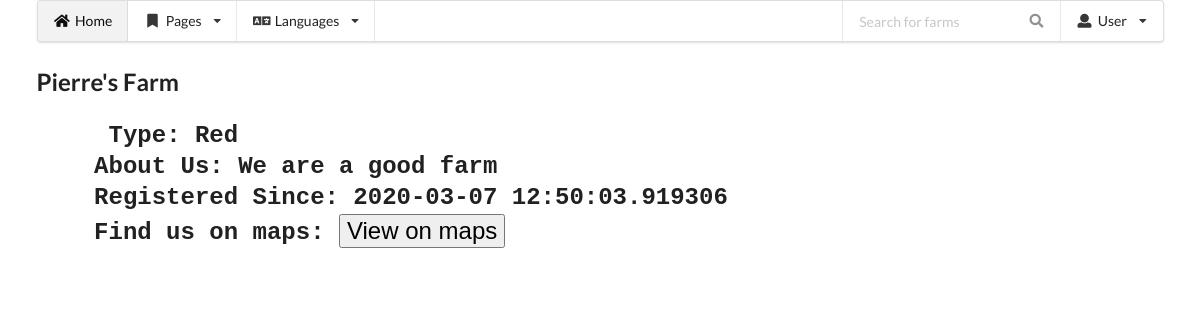
/farms, run on an earlier commit of the app's database.
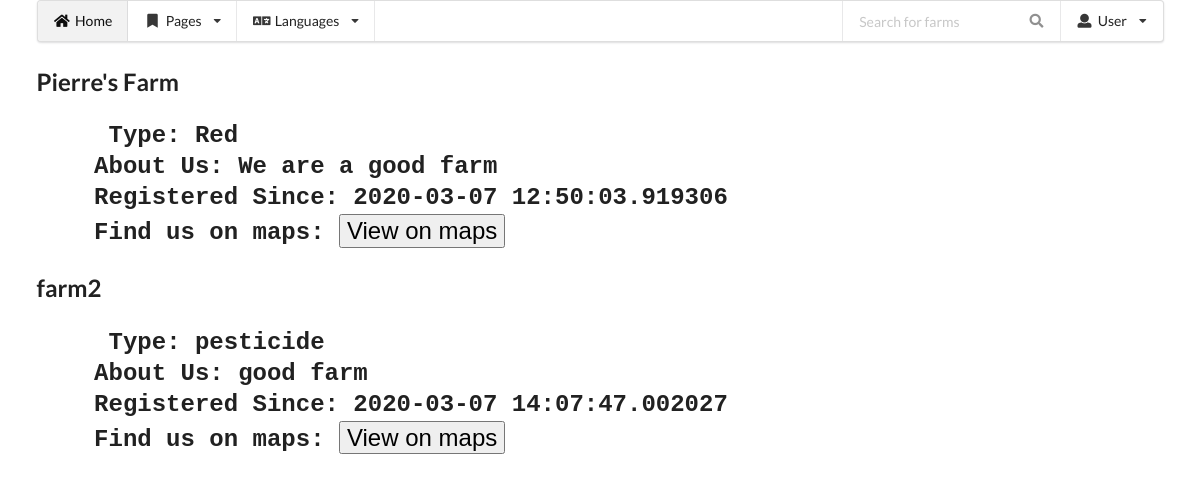
And on a later commit of the database.
### main.py (models this page shows)
class User(db.Model):
    id = db.Column(db.Integer, primary_key=True)
    farmname = db.Column(db.String(50), unique=True, nullable=False)
    address = db.Column(db.String(50), unique=True, nullable=False)
    farmtype = db.Column(db.String(50))
    about = db.Column(db.String(1000))
    username = db.Column(db.String(50), unique=True, nullable=False)
    password = db.Column(db.String(50))
    date_created = db.Column(db.DateTime, default=datetime.now)

### main.py (the view)
@app.route('/farms', methods = ['GET','POST'])
def farms():
    if request.method == 'POST':
        id_num = request.json
        farm = db.session.query(User).filter(User.id == id_num).first()
        return json.dumps(farm.address)
    else:
        farms = db.session.query(User).all()
        return render_template('farms.html', farms=farms)

### Templates/farms.html (shortened to what this page needs)
{% extends "layout.html"%}
{%block content%}
{% for farm in farms %}
<h2>{{farm.farmname}}</2>
<p>
<pre>
    <b> Type:</b> {{farm.farmtype}}
    About Us: {{farm.about}}
    Registered Since: {{farm.date_created}}
    Find us on maps: <input
    type="button"
    id = {{farm.id}}maps
    value="View on maps"/>
</pre>
</p>
{% endfor %}
{%endblock content%}

### Templates/layout.html (shortened to what this page needs)
<!DOCTYPE html>
<html>
    <head>
        <link rel='stylesheet' href='https://cdn.jsdelivr.net/npm/semantic-ui@2.4.2/dist/semantic.min.css'>
    </head>
    <body>
        <div class='ui container'>
            <div class='ui menu'>
                <a class='active item' href='/' >
                    <i class='home icon'></i>
                    <span class='text'>Home</span></a>
                    <div class='ui simple dropdown item'>
                      <i class='bookmark icon'></i>Pages
                      <i class='dropdown icon'></i>
                  </div>
                  <div class='ui simple dropdown item'>
                    <i class='language icon'></i>Languages
                    <i class='dropdown icon'></i>
                </div>
                <div class="right menu">
                    <div class="ui right aligned category search item">
                      <div class="ui transparent icon input">
                        <input class="prompt" type="text" placeholder="Search for farms">
                        <i class="search link icon"></i>
                      </div>
                    </div>
                    <div class="ui simple dropdown item">
                      <i class="user icon"></i>
                      <span class="text" id="username">User</span>
                      <i class="dropdown icon"></i>
                    </div>
        </div>
            </div>
            {%block content%}
    {%endblock%}
    </body>
</html>

What changed in the data, as far as the page shows it:
added User: farmname "farm2", farmtype "pesticide", about "good farm", date_created "2020-03-07 14:07:47.002027"
